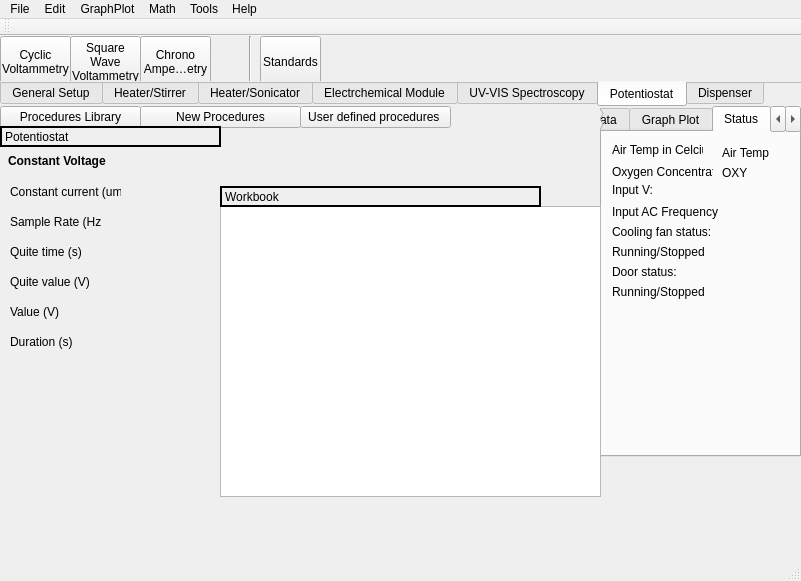
<?xml version="1.0" encoding="UTF-8"?>
<ui version="4.0">
 <class>MainWindow</class>
 <widget class="QMainWindow" name="MainWindow">
  <property name="geometry">
   <rect>
    <x>0</x>
    <y>0</y>
    <width>801</width>
    <height>581</height>
   </rect>
  </property>
  <property name="windowTitle">
   <string>MainWindow</string>
  </property>
  <widget class="QWidget" name="centralwidget">
   <widget class="QToolButton" name="toolButton">
    <property name="geometry">
     <rect>
      <x>0</x>
      <y>70</y>
      <width>141</width>
      <height>22</height>
     </rect>
    </property>
    <property name="text">
     <string>Procedures Library</string>
    </property>
   </widget>
   <widget class="QToolButton" name="toolButton_2">
    <property name="geometry">
     <rect>
      <x>140</x>
      <y>70</y>
      <width>161</width>
      <height>22</height>
     </rect>
    </property>
    <property name="text">
     <string>New Procedures</string>
    </property>
   </widget>
   <widget class="QToolButton" name="toolButton_3">
    <property name="geometry">
     <rect>
      <x>300</x>
      <y>70</y>
      <width>151</width>
      <height>22</height>
     </rect>
    </property>
    <property name="text">
     <string>User defined procedures </string>
    </property>
   </widget>
   <widget class="QTabWidget" name="tabWidget_3">
    <property name="geometry">
     <rect>
      <x>600</x>
      <y>70</y>
      <width>201</width>
      <height>351</height>
     </rect>
    </property>
    <property name="currentIndex">
     <number>2</number>
    </property>
    <widget class="QWidget" name="tab_12">
     <attribute name="title">
      <string>Data</string>
     </attribute>
     <widget class="QPushButton" name="push_data">
      <property name="geometry">
       <rect>
        <x>10</x>
        <y>10</y>
        <width>151</width>
        <height>23</height>
       </rect>
      </property>
      <property name="text">
       <string>Generate data sheet</string>
      </property>
     </widget>
     <widget class="QPushButton" name="save_button">
      <property name="geometry">
       <rect>
        <x>10</x>
        <y>40</y>
        <width>151</width>
        <height>23</height>
       </rect>
      </property>
      <property name="text">
       <string>Save the datasheet</string>
      </property>
     </widget>
    </widget>
    <widget class="QWidget" name="tab_11">
     <attribute name="title">
      <string>Graph Plot</string>
     </attribute>
     <widget class="QPushButton" name="push_graph">
      <property name="geometry">
       <rect>
        <x>10</x>
        <y>20</y>
        <width>151</width>
        <height>23</height>
       </rect>
      </property>
      <property name="text">
       <string>Generate Graphs</string>
      </property>
     </widget>
     <widget class="QPushButton" name="save_graph_image">
      <property name="geometry">
       <rect>
        <x>10</x>
        <y>50</y>
        <width>151</width>
        <height>23</height>
       </rect>
      </property>
      <property name="text">
       <string>Save Graph</string>
      </property>
     </widget>
    </widget>
    <widget class="QWidget" name="tab_8">
     <attribute name="title">
      <string>Status</string>
     </attribute>
     <widget class="QLabel" name="label_4">
      <property name="geometry">
       <rect>
        <x>10</x>
        <y>10</y>
        <width>91</width>
        <height>16</height>
       </rect>
      </property>
      <property name="text">
       <string>Air Temp in Celcius</string>
      </property>
     </widget>
     <widget class="QLabel" name="label_5">
      <property name="geometry">
       <rect>
        <x>10</x>
        <y>30</y>
        <width>101</width>
        <height>20</height>
       </rect>
      </property>
      <property name="text">
       <string>Oxygen Concentration</string>
      </property>
     </widget>
     <widget class="QLabel" name="label_6">
      <property name="geometry">
       <rect>
        <x>10</x>
        <y>50</y>
        <width>55</width>
        <height>16</height>
       </rect>
      </property>
      <property name="text">
       <string>Input V:</string>
      </property>
     </widget>
     <widget class="QLabel" name="label_7">
      <property name="geometry">
       <rect>
        <x>10</x>
        <y>70</y>
        <width>121</width>
        <height>20</height>
       </rect>
      </property>
      <property name="text">
       <string>Input AC Frequency </string>
      </property>
     </widget>
     <widget class="QLabel" name="label_8">
      <property name="geometry">
       <rect>
        <x>10</x>
        <y>90</y>
        <width>121</width>
        <height>20</height>
       </rect>
      </property>
      <property name="text">
       <string>Cooling fan status:</string>
      </property>
     </widget>
     <widget class="QLabel" name="label_9">
      <property name="geometry">
       <rect>
        <x>10</x>
        <y>110</y>
        <width>121</width>
        <height>20</height>
       </rect>
      </property>
      <property name="text">
       <string>Running/Stopped</string>
      </property>
     </widget>
     <widget class="QLabel" name="label_10">
      <property name="geometry">
       <rect>
        <x>10</x>
        <y>130</y>
        <width>81</width>
        <height>20</height>
       </rect>
      </property>
      <property name="text">
       <string>Door status:</string>
      </property>
     </widget>
     <widget class="QLabel" name="label_11">
      <property name="geometry">
       <rect>
        <x>10</x>
        <y>150</y>
        <width>121</width>
        <height>20</height>
       </rect>
      </property>
      <property name="text">
       <string>Running/Stopped</string>
      </property>
     </widget>
     <widget class="QLabel" name="temp_label">
      <property name="geometry">
       <rect>
        <x>120</x>
        <y>10</y>
        <width>71</width>
        <height>21</height>
       </rect>
      </property>
      <property name="text">
       <string>Air Temp</string>
      </property>
     </widget>
     <widget class="QLabel" name="oxy_label">
      <property name="geometry">
       <rect>
        <x>120</x>
        <y>30</y>
        <width>71</width>
        <height>21</height>
       </rect>
      </property>
      <property name="text">
       <string>OXY</string>
      </property>
     </widget>
    </widget>
    <widget class="QWidget" name="tab_7">
     <attribute name="title">
      <string>Module</string>
     </attribute>
    </widget>
   </widget>
   <widget class="QStackedWidget" name="stackedWidget">
    <property name="enabled">
     <bool>true</bool>
    </property>
    <property name="geometry">
     <rect>
      <x>0</x>
      <y>90</y>
      <width>221</width>
      <height>431</height>
     </rect>
    </property>
    <property name="currentIndex">
     <number>6</number>
    </property>
    <widget class="QWidget" name="nav_home">
     <widget class="QLabel" name="label_16">
      <property name="geometry">
       <rect>
        <x>0</x>
        <y>0</y>
        <width>221</width>
        <height>21</height>
       </rect>
      </property>
      <property name="autoFillBackground">
       <bool>true</bool>
      </property>
      <property name="frameShape">
       <enum>QFrame::WinPanel</enum>
      </property>
      <property name="text">
       <string>Navigation Pane</string>
      </property>
     </widget>
     <widget class="QLabel" name="label_17">
      <property name="geometry">
       <rect>
        <x>0</x>
        <y>20</y>
        <width>221</width>
        <height>51</height>
       </rect>
      </property>
      <property name="styleSheet">
       <string notr="true">background-color: rgb(255, 255, 0)</string>
      </property>
      <property name="text">
       <string>&lt;html&gt;&lt;head/&gt;&lt;body&gt;&lt;p&gt;Select an option from the module manager &lt;br&gt; to select the desired modules and its&lt;br&gt; parameters&lt;/p&gt;&lt;/body&gt;&lt;/html&gt;</string>
      </property>
      <property name="indent">
       <number>10</number>
      </property>
     </widget>
    </widget>
    <widget class="QWidget" name="uv_pane">
     <widget class="QRadioButton" name="radioButton_4">
      <property name="geometry">
       <rect>
        <x>10</x>
        <y>40</y>
        <width>161</width>
        <height>20</height>
       </rect>
      </property>
      <property name="text">
       <string>UV LIGHT</string>
      </property>
     </widget>
     <widget class="QCheckBox" name="checkBox_4">
      <property name="geometry">
       <rect>
        <x>10</x>
        <y>110</y>
        <width>171</width>
        <height>20</height>
       </rect>
      </property>
      <property name="text">
       <string>run throughout the procedure</string>
      </property>
     </widget>
     <widget class="QLabel" name="label_12">
      <property name="geometry">
       <rect>
        <x>10</x>
        <y>80</y>
        <width>55</width>
        <height>16</height>
       </rect>
      </property>
      <property name="text">
       <string>TIME:</string>
      </property>
     </widget>
     <widget class="QPushButton" name="pushButton_4">
      <property name="geometry">
       <rect>
        <x>90</x>
        <y>160</y>
        <width>93</width>
        <height>28</height>
       </rect>
      </property>
      <property name="text">
       <string>add</string>
      </property>
     </widget>
     <widget class="QLineEdit" name="lineEdit_4">
      <property name="geometry">
       <rect>
        <x>60</x>
        <y>80</y>
        <width>113</width>
        <height>22</height>
       </rect>
      </property>
     </widget>
     <widget class="QLabel" name="label">
      <property name="geometry">
       <rect>
        <x>0</x>
        <y>0</y>
        <width>221</width>
        <height>21</height>
       </rect>
      </property>
      <property name="autoFillBackground">
       <bool>true</bool>
      </property>
      <property name="frameShape">
       <enum>QFrame::WinPanel</enum>
      </property>
      <property name="text">
       <string>General setup</string>
      </property>
     </widget>
    </widget>
    <widget class="QWidget" name="led_pane">
     <widget class="QLineEdit" name="lineEdit_2">
      <property name="geometry">
       <rect>
        <x>60</x>
        <y>80</y>
        <width>113</width>
        <height>22</height>
       </rect>
      </property>
     </widget>
     <widget class="QCheckBox" name="checkBox_2">
      <property name="geometry">
       <rect>
        <x>20</x>
        <y>110</y>
        <width>181</width>
        <height>20</height>
       </rect>
      </property>
      <property name="text">
       <string>run throughout the procedure</string>
      </property>
     </widget>
     <widget class="QLabel" name="label_2">
      <property name="geometry">
       <rect>
        <x>20</x>
        <y>80</y>
        <width>55</width>
        <height>16</height>
       </rect>
      </property>
      <property name="text">
       <string>TIME:</string>
      </property>
     </widget>
     <widget class="QPushButton" name="pushButton_2">
      <property name="geometry">
       <rect>
        <x>80</x>
        <y>140</y>
        <width>93</width>
        <height>28</height>
       </rect>
      </property>
      <property name="text">
       <string>add</string>
      </property>
     </widget>
     <widget class="QRadioButton" name="radioButton">
      <property name="geometry">
       <rect>
        <x>10</x>
        <y>50</y>
        <width>161</width>
        <height>20</height>
       </rect>
      </property>
      <property name="text">
       <string>LED LIGHT</string>
      </property>
     </widget>
     <widget class="QLabel" name="label_13">
      <property name="geometry">
       <rect>
        <x>0</x>
        <y>0</y>
        <width>221</width>
        <height>21</height>
       </rect>
      </property>
      <property name="autoFillBackground">
       <bool>true</bool>
      </property>
      <property name="frameShape">
       <enum>QFrame::WinPanel</enum>
      </property>
      <property name="text">
       <string>General setup</string>
      </property>
     </widget>
    </widget>
    <widget class="QWidget" name="ir_pane">
     <widget class="QLabel" name="label_3">
      <property name="geometry">
       <rect>
        <x>10</x>
        <y>70</y>
        <width>55</width>
        <height>16</height>
       </rect>
      </property>
      <property name="text">
       <string>TIME:</string>
      </property>
     </widget>
     <widget class="QLineEdit" name="lineEdit_3">
      <property name="geometry">
       <rect>
        <x>70</x>
        <y>70</y>
        <width>113</width>
        <height>22</height>
       </rect>
      </property>
     </widget>
     <widget class="QCheckBox" name="checkBox_3">
      <property name="geometry">
       <rect>
        <x>30</x>
        <y>110</y>
        <width>171</width>
        <height>20</height>
       </rect>
      </property>
      <property name="text">
       <string>run throughout the procedure</string>
      </property>
     </widget>
     <widget class="QPushButton" name="pushButton_3">
      <property name="geometry">
       <rect>
        <x>120</x>
        <y>150</y>
        <width>93</width>
        <height>28</height>
       </rect>
      </property>
      <property name="text">
       <string>add</string>
      </property>
     </widget>
     <widget class="QRadioButton" name="radioButton_2">
      <property name="geometry">
       <rect>
        <x>20</x>
        <y>40</y>
        <width>161</width>
        <height>20</height>
       </rect>
      </property>
      <property name="text">
       <string>IR LIGHT</string>
      </property>
     </widget>
     <widget class="QLabel" name="label_14">
      <property name="geometry">
       <rect>
        <x>0</x>
        <y>0</y>
        <width>221</width>
        <height>21</height>
       </rect>
      </property>
      <property name="autoFillBackground">
       <bool>true</bool>
      </property>
      <property name="frameShape">
       <enum>QFrame::WinPanel</enum>
      </property>
      <property name="text">
       <string>General setup</string>
      </property>
     </widget>
    </widget>
    <widget class="QWidget" name="cv_pane">
     <widget class="QLabel" name="label_25">
      <property name="geometry">
       <rect>
        <x>10</x>
        <y>230</y>
        <width>91</width>
        <height>31</height>
       </rect>
      </property>
      <property name="text">
       <string>Scan Rate (V/s)</string>
      </property>
     </widget>
     <widget class="QLabel" name="label_26">
      <property name="geometry">
       <rect>
        <x>0</x>
        <y>20</y>
        <width>221</width>
        <height>31</height>
       </rect>
      </property>
      <property name="text">
       <string>&lt;b&gt;Cyclic Voltammetry&lt;/b&gt;</string>
      </property>
      <property name="indent">
       <number>8</number>
      </property>
     </widget>
     <widget class="QLabel" name="label_27">
      <property name="geometry">
       <rect>
        <x>10</x>
        <y>170</y>
        <width>91</width>
        <height>31</height>
       </rect>
      </property>
      <property name="text">
       <string>Minimum Value (V)</string>
      </property>
     </widget>
     <widget class="QLabel" name="label_28">
      <property name="geometry">
       <rect>
        <x>10</x>
        <y>50</y>
        <width>111</width>
        <height>31</height>
       </rect>
      </property>
      <property name="text">
       <string>Current Range (uA)</string>
      </property>
     </widget>
     <widget class="QLabel" name="label_29">
      <property name="geometry">
       <rect>
        <x>10</x>
        <y>80</y>
        <width>91</width>
        <height>31</height>
       </rect>
      </property>
      <property name="text">
       <string>Sample Rate (Hz)</string>
      </property>
     </widget>
     <widget class="QLabel" name="label_30">
      <property name="geometry">
       <rect>
        <x>10</x>
        <y>110</y>
        <width>91</width>
        <height>31</height>
       </rect>
      </property>
      <property name="text">
       <string>Quite time (s)</string>
      </property>
     </widget>
     <widget class="QLabel" name="label_31">
      <property name="geometry">
       <rect>
        <x>10</x>
        <y>140</y>
        <width>91</width>
        <height>31</height>
       </rect>
      </property>
      <property name="text">
       <string>Quite value (V)</string>
      </property>
     </widget>
     <widget class="QLabel" name="label_32">
      <property name="geometry">
       <rect>
        <x>0</x>
        <y>0</y>
        <width>221</width>
        <height>21</height>
       </rect>
      </property>
      <property name="autoFillBackground">
       <bool>true</bool>
      </property>
      <property name="frameShape">
       <enum>QFrame::WinPanel</enum>
      </property>
      <property name="text">
       <string>Potentiostat</string>
      </property>
     </widget>
     <widget class="QLabel" name="label_33">
      <property name="geometry">
       <rect>
        <x>10</x>
        <y>200</y>
        <width>91</width>
        <height>31</height>
       </rect>
      </property>
      <property name="text">
       <string>Maximum Value (V)</string>
      </property>
     </widget>
     <widget class="QLabel" name="label_34">
      <property name="geometry">
       <rect>
        <x>10</x>
        <y>260</y>
        <width>91</width>
        <height>31</height>
       </rect>
      </property>
      <property name="text">
       <string>Cycles (#)</string>
      </property>
     </widget>
    </widget>
    <widget class="QWidget" name="sqw_pane">
     <widget class="QLabel" name="label_35">
      <property name="geometry">
       <rect>
        <x>10</x>
        <y>290</y>
        <width>91</width>
        <height>31</height>
       </rect>
      </property>
      <property name="text">
       <string>Sample Window
(fraction of pulse)</string>
      </property>
     </widget>
     <widget class="QLabel" name="label_36">
      <property name="geometry">
       <rect>
        <x>0</x>
        <y>0</y>
        <width>221</width>
        <height>21</height>
       </rect>
      </property>
      <property name="autoFillBackground">
       <bool>true</bool>
      </property>
      <property name="frameShape">
       <enum>QFrame::WinPanel</enum>
      </property>
      <property name="text">
       <string>Potentiostat</string>
      </property>
     </widget>
     <widget class="QLabel" name="label_37">
      <property name="geometry">
       <rect>
        <x>10</x>
        <y>230</y>
        <width>91</width>
        <height>31</height>
       </rect>
      </property>
      <property name="text">
       <string>Final Value (V)</string>
      </property>
     </widget>
     <widget class="QLabel" name="label_39">
      <property name="geometry">
       <rect>
        <x>0</x>
        <y>20</y>
        <width>221</width>
        <height>31</height>
       </rect>
      </property>
      <property name="text">
       <string>&lt;b&gt;Square Wave Voltammetry&lt;/b&gt;</string>
      </property>
      <property name="indent">
       <number>8</number>
      </property>
     </widget>
     <widget class="QLabel" name="label_40">
      <property name="geometry">
       <rect>
        <x>10</x>
        <y>260</y>
        <width>91</width>
        <height>31</height>
       </rect>
      </property>
      <property name="text">
       <string>Step Value (V)</string>
      </property>
     </widget>
     <widget class="QLabel" name="label_41">
      <property name="geometry">
       <rect>
        <x>10</x>
        <y>140</y>
        <width>91</width>
        <height>31</height>
       </rect>
      </property>
      <property name="text">
       <string>Quite value (V)</string>
      </property>
     </widget>
     <widget class="QLabel" name="label_42">
      <property name="geometry">
       <rect>
        <x>10</x>
        <y>110</y>
        <width>91</width>
        <height>31</height>
       </rect>
      </property>
      <property name="text">
       <string>Quite time (s)</string>
      </property>
     </widget>
     <widget class="QLabel" name="label_43">
      <property name="geometry">
       <rect>
        <x>10</x>
        <y>50</y>
        <width>111</width>
        <height>31</height>
       </rect>
      </property>
      <property name="text">
       <string>Current Range (uA)</string>
      </property>
     </widget>
     <widget class="QLabel" name="label_44">
      <property name="geometry">
       <rect>
        <x>10</x>
        <y>80</y>
        <width>91</width>
        <height>31</height>
       </rect>
      </property>
      <property name="text">
       <string>Sample Rate (Hz)</string>
      </property>
     </widget>
     <widget class="QLabel" name="label_45">
      <property name="geometry">
       <rect>
        <x>10</x>
        <y>170</y>
        <width>91</width>
        <height>31</height>
       </rect>
      </property>
      <property name="text">
       <string>Amplitude (V)</string>
      </property>
     </widget>
     <widget class="QLabel" name="label_46">
      <property name="geometry">
       <rect>
        <x>10</x>
        <y>200</y>
        <width>91</width>
        <height>31</height>
       </rect>
      </property>
      <property name="text">
       <string>Start Value (V)</string>
      </property>
     </widget>
    </widget>
    <widget class="QWidget" name="ca_pane">
     <widget class="QLabel" name="label_15">
      <property name="geometry">
       <rect>
        <x>0</x>
        <y>0</y>
        <width>221</width>
        <height>21</height>
       </rect>
      </property>
      <property name="autoFillBackground">
       <bool>true</bool>
      </property>
      <property name="frameShape">
       <enum>QFrame::WinPanel</enum>
      </property>
      <property name="text">
       <string>Potentiostat</string>
      </property>
     </widget>
     <widget class="QLabel" name="label_18">
      <property name="geometry">
       <rect>
        <x>10</x>
        <y>50</y>
        <width>111</width>
        <height>31</height>
       </rect>
      </property>
      <property name="text">
       <string>Constant current (um)</string>
      </property>
     </widget>
     <widget class="QLabel" name="label_19">
      <property name="geometry">
       <rect>
        <x>10</x>
        <y>80</y>
        <width>91</width>
        <height>31</height>
       </rect>
      </property>
      <property name="text">
       <string>Sample Rate (Hz)</string>
      </property>
     </widget>
     <widget class="QLabel" name="label_20">
      <property name="geometry">
       <rect>
        <x>10</x>
        <y>110</y>
        <width>91</width>
        <height>31</height>
       </rect>
      </property>
      <property name="text">
       <string>Quite time (s)</string>
      </property>
     </widget>
     <widget class="QLabel" name="label_21">
      <property name="geometry">
       <rect>
        <x>10</x>
        <y>140</y>
        <width>91</width>
        <height>31</height>
       </rect>
      </property>
      <property name="text">
       <string>Quite value (V)</string>
      </property>
     </widget>
     <widget class="QLabel" name="label_22">
      <property name="geometry">
       <rect>
        <x>10</x>
        <y>170</y>
        <width>91</width>
        <height>31</height>
       </rect>
      </property>
      <property name="text">
       <string>Value (V)</string>
      </property>
     </widget>
     <widget class="QLabel" name="label_24">
      <property name="geometry">
       <rect>
        <x>10</x>
        <y>200</y>
        <width>91</width>
        <height>31</height>
       </rect>
      </property>
      <property name="text">
       <string>Duration (s)</string>
      </property>
     </widget>
     <widget class="QLabel" name="label_23">
      <property name="geometry">
       <rect>
        <x>0</x>
        <y>20</y>
        <width>221</width>
        <height>31</height>
       </rect>
      </property>
      <property name="text">
       <string>&lt;b&gt;Constant Voltage&lt;/b&gt;</string>
      </property>
      <property name="indent">
       <number>8</number>
      </property>
     </widget>
    </widget>
   </widget>
   <widget class="QTabWidget" name="tabWidget">
    <property name="geometry">
     <rect>
      <x>0</x>
      <y>0</y>
      <width>801</width>
      <height>71</height>
     </rect>
    </property>
    <property name="layoutDirection">
     <enum>Qt::LeftToRight</enum>
    </property>
    <property name="tabPosition">
     <enum>QTabWidget::South</enum>
    </property>
    <property name="tabShape">
     <enum>QTabWidget::Rounded</enum>
    </property>
    <property name="currentIndex">
     <number>5</number>
    </property>
    <property name="documentMode">
     <bool>true</bool>
    </property>
    <widget class="QWidget" name="tab">
     <attribute name="title">
      <string>General Setup</string>
     </attribute>
     <widget class="QToolButton" name="uv_btn">
      <property name="geometry">
       <rect>
        <x>60</x>
        <y>0</y>
        <width>61</width>
        <height>51</height>
       </rect>
      </property>
      <property name="text">
       <string>UV Light</string>
      </property>
     </widget>
     <widget class="QToolButton" name="led_btn">
      <property name="geometry">
       <rect>
        <x>0</x>
        <y>0</y>
        <width>61</width>
        <height>51</height>
       </rect>
      </property>
      <property name="text">
       <string>LED Light</string>
      </property>
     </widget>
     <widget class="QToolButton" name="ir_btn">
      <property name="geometry">
       <rect>
        <x>120</x>
        <y>0</y>
        <width>61</width>
        <height>51</height>
       </rect>
      </property>
      <property name="text">
       <string>IR Light</string>
      </property>
     </widget>
     <widget class="QToolButton" name="toolButton_7">
      <property name="geometry">
       <rect>
        <x>180</x>
        <y>0</y>
        <width>61</width>
        <height>51</height>
       </rect>
      </property>
      <property name="text">
       <string>Exhaust</string>
      </property>
     </widget>
     <widget class="QToolButton" name="toolButton_8">
      <property name="geometry">
       <rect>
        <x>240</x>
        <y>0</y>
        <width>61</width>
        <height>51</height>
       </rect>
      </property>
      <property name="acceptDrops">
       <bool>false</bool>
      </property>
      <property name="layoutDirection">
       <enum>Qt::LeftToRight</enum>
      </property>
      <property name="inputMethodHints">
       <set>Qt::ImhNone</set>
      </property>
      <property name="text">
       <string>Sterile 
Cycle</string>
      </property>
      <property name="autoRaise">
       <bool>false</bool>
      </property>
     </widget>
     <widget class="QToolButton" name="toolButton_9">
      <property name="geometry">
       <rect>
        <x>300</x>
        <y>0</y>
        <width>61</width>
        <height>51</height>
       </rect>
      </property>
      <property name="acceptDrops">
       <bool>false</bool>
      </property>
      <property name="layoutDirection">
       <enum>Qt::LeftToRight</enum>
      </property>
      <property name="inputMethodHints">
       <set>Qt::ImhNone</set>
      </property>
      <property name="text">
       <string>Reaction
Container</string>
      </property>
      <property name="autoRaise">
       <bool>false</bool>
      </property>
     </widget>
    </widget>
    <widget class="QWidget" name="tab_10">
     <attribute name="title">
      <string>Heater/Stirrer</string>
     </attribute>
     <widget class="QPushButton" name="pushButton">
      <property name="geometry">
       <rect>
        <x>0</x>
        <y>0</y>
        <width>61</width>
        <height>51</height>
       </rect>
      </property>
      <property name="text">
       <string>Settings</string>
      </property>
     </widget>
     <widget class="QToolButton" name="toolButton_10">
      <property name="geometry">
       <rect>
        <x>60</x>
        <y>0</y>
        <width>51</width>
        <height>51</height>
       </rect>
      </property>
      <property name="text">
       <string>Main
Heater</string>
      </property>
     </widget>
     <widget class="QToolButton" name="toolButton_11">
      <property name="geometry">
       <rect>
        <x>110</x>
        <y>0</y>
        <width>51</width>
        <height>51</height>
       </rect>
      </property>
      <property name="text">
       <string>Options</string>
      </property>
     </widget>
    </widget>
    <widget class="QWidget" name="tab_4">
     <attribute name="title">
      <string>Heater/Sonicator</string>
     </attribute>
     <widget class="QToolButton" name="toolButton_12">
      <property name="geometry">
       <rect>
        <x>50</x>
        <y>0</y>
        <width>51</width>
        <height>51</height>
       </rect>
      </property>
      <property name="text">
       <string>Sonicator
Heater</string>
      </property>
     </widget>
     <widget class="QToolButton" name="toolButton_13">
      <property name="geometry">
       <rect>
        <x>100</x>
        <y>0</y>
        <width>51</width>
        <height>51</height>
       </rect>
      </property>
      <property name="text">
       <string>Options</string>
      </property>
     </widget>
     <widget class="QToolButton" name="toolButton_14">
      <property name="geometry">
       <rect>
        <x>0</x>
        <y>0</y>
        <width>51</width>
        <height>51</height>
       </rect>
      </property>
      <property name="text">
       <string>Sonicator</string>
      </property>
     </widget>
    </widget>
    <widget class="QWidget" name="tab_6">
     <attribute name="title">
      <string>Electrchemical Module</string>
     </attribute>
     <widget class="QToolButton" name="toolButton_15">
      <property name="geometry">
       <rect>
        <x>0</x>
        <y>0</y>
        <width>51</width>
        <height>51</height>
       </rect>
      </property>
      <property name="text">
       <string>Constant
Voltage</string>
      </property>
     </widget>
     <widget class="QToolButton" name="toolButton_16">
      <property name="geometry">
       <rect>
        <x>50</x>
        <y>0</y>
        <width>51</width>
        <height>51</height>
       </rect>
      </property>
      <property name="text">
       <string>Constant
Current</string>
      </property>
     </widget>
    </widget>
    <widget class="QWidget" name="tab_9">
     <attribute name="title">
      <string>UV-VIS Spectroscopy</string>
     </attribute>
    </widget>
    <widget class="QWidget" name="tab_2">
     <attribute name="title">
      <string>Potentiostat</string>
     </attribute>
     <widget class="QToolButton" name="toolButton_5">
      <property name="geometry">
       <rect>
        <x>260</x>
        <y>0</y>
        <width>61</width>
        <height>51</height>
       </rect>
      </property>
      <property name="text">
       <string>Standards</string>
      </property>
     </widget>
     <widget class="QToolButton" name="cv_btn">
      <property name="geometry">
       <rect>
        <x>0</x>
        <y>0</y>
        <width>71</width>
        <height>51</height>
       </rect>
      </property>
      <property name="text">
       <string>Cyclic
Voltammetry</string>
      </property>
     </widget>
     <widget class="QToolButton" name="sqw_btn">
      <property name="geometry">
       <rect>
        <x>70</x>
        <y>0</y>
        <width>71</width>
        <height>51</height>
       </rect>
      </property>
      <property name="text">
       <string>Square
Wave
Voltammetry</string>
      </property>
     </widget>
     <widget class="Line" name="line">
      <property name="geometry">
       <rect>
        <x>240</x>
        <y>0</y>
        <width>20</width>
        <height>51</height>
       </rect>
      </property>
      <property name="orientation">
       <enum>Qt::Vertical</enum>
      </property>
     </widget>
     <widget class="QToolButton" name="ca_btn">
      <property name="geometry">
       <rect>
        <x>140</x>
        <y>0</y>
        <width>71</width>
        <height>51</height>
       </rect>
      </property>
      <property name="text">
       <string>Chrono
Amperometry</string>
      </property>
     </widget>
    </widget>
    <widget class="QWidget" name="tab_3">
     <attribute name="title">
      <string>Dispenser</string>
     </attribute>
    </widget>
   </widget>
   <widget class="QStackedWidget" name="stackedWidget_2">
    <property name="geometry">
     <rect>
      <x>220</x>
      <y>150</y>
      <width>381</width>
      <height>341</height>
     </rect>
    </property>
    <property name="currentIndex">
     <number>1</number>
    </property>
    <widget class="QWidget" name="graph_pane">
     <widget class="QGraphicsView" name="graphicsView">
      <property name="geometry">
       <rect>
        <x>0</x>
        <y>20</y>
        <width>381</width>
        <height>311</height>
       </rect>
      </property>
     </widget>
     <widget class="QLabel" name="label_38">
      <property name="geometry">
       <rect>
        <x>0</x>
        <y>0</y>
        <width>321</width>
        <height>21</height>
       </rect>
      </property>
      <property name="autoFillBackground">
       <bool>true</bool>
      </property>
      <property name="frameShape">
       <enum>QFrame::WinPanel</enum>
      </property>
      <property name="text">
       <string>Graphplot</string>
      </property>
     </widget>
    </widget>
    <widget class="QWidget" name="workbook_pane">
     <widget class="QTableWidget" name="reading_table">
      <property name="geometry">
       <rect>
        <x>0</x>
        <y>20</y>
        <width>381</width>
        <height>291</height>
       </rect>
      </property>
     </widget>
     <widget class="QLabel" name="label_47">
      <property name="geometry">
       <rect>
        <x>0</x>
        <y>0</y>
        <width>321</width>
        <height>21</height>
       </rect>
      </property>
      <property name="autoFillBackground">
       <bool>true</bool>
      </property>
      <property name="frameShape">
       <enum>QFrame::WinPanel</enum>
      </property>
      <property name="text">
       <string>Workbook</string>
      </property>
     </widget>
    </widget>
   </widget>
  </widget>
  <widget class="QMenuBar" name="menubar">
   <property name="geometry">
    <rect>
     <x>0</x>
     <y>0</y>
     <width>801</width>
     <height>21</height>
    </rect>
   </property>
   <widget class="QMenu" name="menufile">
    <property name="title">
     <string>File</string>
    </property>
    <addaction name="actionOpen"/>
   </widget>
   <widget class="QMenu" name="menuEdit">
    <property name="title">
     <string>Edit</string>
    </property>
    <addaction name="actionImage"/>
   </widget>
   <widget class="QMenu" name="menuGraphPlot">
    <property name="title">
     <string>GraphPlot</string>
    </property>
    <addaction name="actionGenerate_Graph"/>
   </widget>
   <widget class="QMenu" name="menuMath">
    <property name="title">
     <string>Math</string>
    </property>
   </widget>
   <widget class="QMenu" name="menuTools">
    <property name="title">
     <string>Tools</string>
    </property>
   </widget>
   <widget class="QMenu" name="menuHelp">
    <property name="title">
     <string>Help</string>
    </property>
   </widget>
   <addaction name="menufile"/>
   <addaction name="menuEdit"/>
   <addaction name="menuGraphPlot"/>
   <addaction name="menuMath"/>
   <addaction name="menuTools"/>
   <addaction name="menuHelp"/>
  </widget>
  <widget class="QStatusBar" name="statusbar"/>
  <widget class="QToolBar" name="toolBar">
   <property name="windowTitle">
    <string>toolBar</string>
   </property>
   <attribute name="toolBarArea">
    <enum>TopToolBarArea</enum>
   </attribute>
   <attribute name="toolBarBreak">
    <bool>false</bool>
   </attribute>
  </widget>
  <action name="actionOpen">
   <property name="text">
    <string>Open</string>
   </property>
  </action>
  <action name="actionGenerate_Graph">
   <property name="text">
    <string>Generate Graph</string>
   </property>
  </action>
  <action name="actionImage">
   <property name="text">
    <string>Image</string>
   </property>
  </action>
 </widget>
 <resources/>
 <connections/>
</ui>
